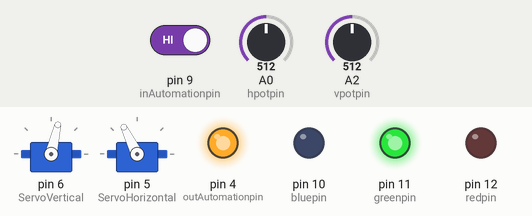
Recording of a sketch running on a simulated Arduino Uno, built with avr-gcc and run on an emulated ATmega328P. On the bench: 2 × servo, output pins drawn as LEDs (lit = HIGH). The test bench sets the inputs (shaded band); at power-on: pin 9 (inAutomationpin) HIGH, A0 (hpotpin) = 512, A2 (vpotpin) = 512. The local clock reads 2024-03-15 10:24:30 at power-on unless the sketch sets it.

Above: at 1.2 s.
1.3 s: pin 9 (inAutomationpin) driven LOW
At 2.7 s:
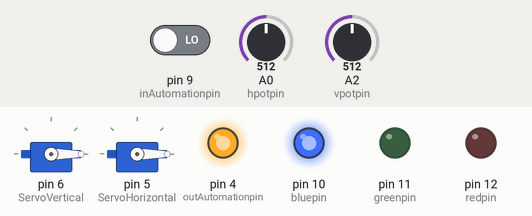
3.0 s: A0 (hpotpin) set to 716
At 4.4 s:
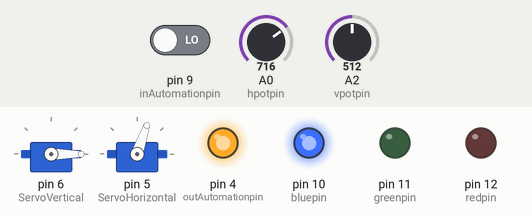
4.8 s: A2 (vpotpin) set to 716
At 6.1 s:
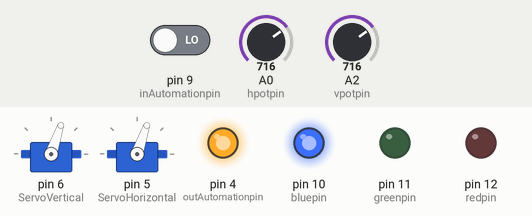
6.6 s: A0 (hpotpin) set to 900
At 7.8 s:
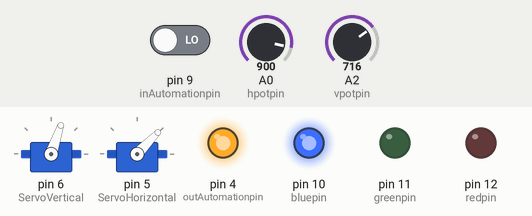
8.4 s: A2 (vpotpin) set to 900
At 9.4 s:
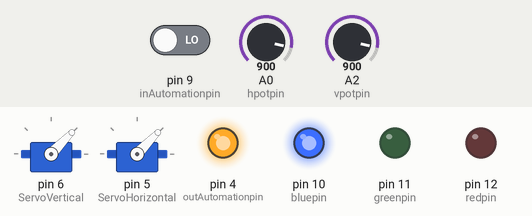
10.2 s: pin 9 (inAutomationpin) driven HIGH
At 11.1 s:
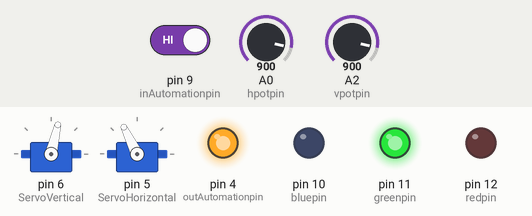
Timing chart, 0 to 13.0 s (numbered marks = the images above; inputs shaded):
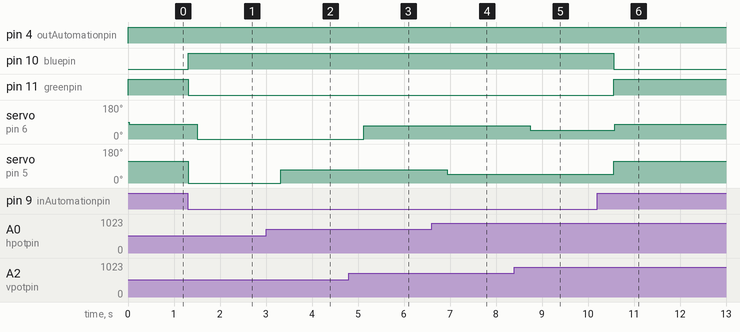

Measured:
- after the input at 1.3 s, pin 10 (bluepin): LOW → HIGH at once; pin 11 (greenpin): HIGH → LOW at once; servo on pin 6 (ServoVertical): 77° → 0° after 0.21 s; servo on pin 5 (ServoHorizontal): 116° → 0° at once
- after the input at 3.0 s, servo on pin 5 (ServoHorizontal): 0° → 71° after 0.32 s
- after the input at 4.8 s, servo on pin 6 (ServoVertical): 0° → 71° after 0.33 s
- after the input at 6.6 s, servo on pin 5 (ServoHorizontal): 71° → 46° after 0.34 s
- after the input at 8.4 s, servo on pin 6 (ServoVertical): 71° → 46° after 0.35 s
- after the input at 10.2 s, pin 10 (bluepin): HIGH → LOW after 0.36 s; pin 11 (greenpin): LOW → HIGH after 0.36 s; servo on pin 6 (ServoVertical): 46° → 77° after 0.39 s; servo on pin 5 (ServoHorizontal): 46° → 116° after 0.36 s

The sketch:

Optimizer.ino
```cpp
#include <Servo.h>
#include <Wire.h>
#include <Time.h>
#include <DS1307RTC.h>

byte hpotpin = A0;  // analog pin used to connect the horizontal potentiometer
byte vpotpin = A2;  // analog pin used to connect the vertical potentiometer


byte redpin = 12;
byte greenpin = 11;
byte bluepin = 10;

byte inAutomationpin = 9; //INPUT pin that detects whether automation button is ON or OFF
byte outAutomationpin = 4;

byte hval;    // variable to read the value from the analog pin (horizontal potentiometer)
byte vval;    // variable to read the value from the analog pin (vertical potentiometer)
byte sunrisehour[12][31] = {{32,32,32,32,32,32,32,32,31,31,31,31,31,31,31,31,31,31,31,31,31,31,31,31,31,31,31,31,30,30,30
},{30,30,30,30,30,30,30,30,30,29,29,29,29,29,29,29,29,29,28,28,28,28,28,28,28,28,28,27
},{27,27,27,27,27,27,27,26,26,26,26,26,26,26,25,25,25,25,25,25,25,25,24,24,24,24,24,24,24,24,23
},{23,23,23,23,23,23,23,22,22,22,22,22,22,22,21,21,21,21,21,21,21,21,21,20,20,20,20,20,20,20
},{20,20,19,19,19,19,19,19,19,19,19,19,18,18,18,18,18,18,18,18,18,18,18,18,18,18,18,18,17,17,17
},{17,17,17,17,17,17,17,17,17,17,17,17,17,17,17,17,17,17,17,17,17,17,17,17,17,17,17,17,17,17
},{17,17,17,17,18,18,18,18,18,18,18,18,18,18,18,18,18,18,18,18,18,19,19,19,19,19,19,19,19,19,19
},{19,19,19,20,20,20,20,20,20,20,20,20,20,20,20,21,21,21,21,21,21,21,21,21,21,21,21,22,22,22,22
},{22,22,22,22,22,22,22,23,23,23,23,23,23,23,23,23,23,23,23,24,24,24,24,24,24,24,24,24,24,24
},{24,25,25,25,25,25,25,25,25,25,25,25,26,26,26,26,26,26,26,26,26,26,26,27,27,27,27,27,27,27,27
},{27,27,28,28,28,28,28,28,28,28,28,28,28,29,29,29,29,29,29,29,29,29,29,30,30,30,30,30,30,30
},{30,30,30,30,30,30,31,31,31,31,31,31,31,31,31,31,31,31,31,31,31,31,31,31,31,31,32,32,32,32,32
}};
byte sunhour[12][31] = {{37,37,37,37,37,37,37,37,37,37,37,38,38,38,38,38,38,38,38,39,39,39,39,39,39,40,40,40,40,40,40
},{41,41,41,41,41,42,42,42,42,42,43,43,43,43,43,44,44,44,44,44,45,45,45,45,45,46,46,46
},{46,47,47,47,47,48,48,48,48,48,49,49,49,49,50,50,50,50,50,51,51,51,51,52,52,52,52,52,53,53,53
},{53,53,54,54,54,54,55,55,55,55,55,56,56,56,56,57,57,57,57,57,58,58,58,58,58,59,59,59,59,59
},{60,60,60,60,60,60,61,61,61,61,61,62,62,62,62,62,62,63,63,63,63,63,63,63,64,64,64,64,64,64,64
},{64,64,65,65,65,65,65,65,65,65,65,65,65,65,65,65,65,65,65,65,65,65,65,65,65,65,65,65,65,65
},{65,65,65,65,65,65,65,65,65,64,64,64,64,64,64,64,64,64,63,63,63,63,63,63,63,62,62,62,62,62,62
},{61,61,61,61,61,61,60,60,60,60,60,59,59,59,59,59,58,58,58,58,58,57,57,57,57,57,56,56,56,56,56
},{55,55,55,55,55,54,54,54,54,53,53,53,53,53,52,52,52,52,51,51,51,51,51,50,50,50,50,50,49,49
},{49,49,48,48,48,48,48,47,47,47,47,46,46,46,46,46,45,45,45,45,45,44,44,44,44,43,43,43,43,43,42
},{42,42,42,42,41,41,41,41,41,41,40,40,40,40,40,40,39,39,39,39,39,39,38,38,38,38,38,38,38,38
},{37,37,37,37,37,37,37,37,37,37,37,37,36,36,36,36,36,36,36,36,36,36,36,36,36,36,36,36,36,36,37
}};

byte elevation[13][24] = {{0,0,0,0,0,0,0,0,5,14,20,25,26,25,20,14,5,0,0,0,0,0,0,0
},{0,0,0,0,0,0,0,0,8,17,24,29,31,30,26,19,11,1,0,0,0,0,0,0
},{0,0,0,0,0,0,0,4,14,24,32,38,41,39,34,27,18,7,0,0,0,0,0,0
},{0,0,0,0,0,0,1,12,24,34,43,49,52,49,43,34,24,13,2,0,0,0,0,0
},{0,0,0,0,0,0,9,21,32,43,53,60,62,59,51,41,30,19,7,0,0,0,0,0
},{0,0,0,0,0,4,14,26,37,48,59,67,70,65,56,46,34,23,12,1,0,0,0,0
},{0,0,0,0,0,5,16,27,38,49,60,69,73,68,59,48,37,26,15,4,0,0,0,0
},{0,0,0,0,0,3,13,24,36,47,58,66,70,67,58,48,36,25,14,3,0,0,0,0
},{0,0,0,0,0,0,9,20,32,43,53,60,64,61,53,43,32,21,9,0,0,0,0,0
},{0,0,0,0,0,0,4,16,27,37,46,52,54,51,44,35,24,13,1,0,0,0,0,0
},{0,0,0,0,0,0,0,10,21,30,37,42,43,40,33,25,15,4,0,0,0,0,0,0
},{0,0,0,0,0,0,0,4,14,22,29,32,33,30,25,17,7,0,0,0,0,0,0,0
},{0,0,0,0,0,0,0,0,8,16,22,26,27,25,20,13,4,0,0,0,0,0,0,0
}};


//elevation values will be updated weekly

Servo ServoHorizontal; // Object
Servo ServoVertical; // Object

void setup() {
  ServoVertical.attach(6, 500, 2500);  // attaches the vertical servo to pin 6 (pulses this servo reacts to)
  ServoHorizontal.attach(5, 500, 2500); // attaches the horizontal servo to pin 5
  pinMode(redpin, OUTPUT);  //use small resistor on cathode
  pinMode(bluepin, OUTPUT);  //use small resistor on cathode
  pinMode(greenpin, OUTPUT);  //use small resistor on cathode !!
  pinMode(inAutomationpin, INPUT);
  pinMode(outAutomationpin, OUTPUT);
  Serial.begin(9600);
  while (!Serial){ ; // wait until Arduino Serial Monitor opens
    setSyncProvider(RTC.get);   // the function to get the time from the RTC
    if(timeStatus()!= timeSet){
       Serial.println("Unable to sync with the RTC");
    }else{
       Serial.println("RTC has set the system time");
    }
  }


}

void loop() {
  tmElements_t tm;
  if(RTC.read(tm)){
      byte mins = tm.Minute;               // between 0 and 59
      byte hr = tm.Hour;                   // between 0 and 23
      byte jour = tm.Day;                     // between 1 and 31
      byte mois = tm.Month;              // between 1 and 12
      double percentage = (hr/24.0+mins/1440.0)*100.0;      // percentage of the day that has passed
      byte todaysun = sunhour[mois-1][jour-1];    // hours of sun for today
      byte todaysunrise = sunrisehour[mois-1][jour-1]; //hour at which the sun comes up
      digitalWrite(outAutomationpin, HIGH);
      if(digitalRead(inAutomationpin) == LOW){                         //MANUAL
        digitalWrite(bluepin, HIGH);
        digitalWrite(greenpin, LOW);
        digitalWrite(redpin, LOW);
        hval = analogRead(hpotpin);            // reads the value of the potentiometer (value between 0 and 1023)
        vval = analogRead(vpotpin);
        hval = map(hval, 0, 511, 0, 179);      // scale it to use it with the servo (value between 0 and 180)
        vval = map(vval, 0, 511, 0 , 179);

        ServoHorizontal.write(hval);          // sets the servo position according to the scaled value
        delay(200);                            // waits for the servo to get there
        ServoVertical.write(vval);
        delay(200);                            // waits for the servo to get there
     }else{                                    //AUTOMATION
      if(percentage > todaysunrise && percentage < (todaysunrise+todaysun)){
          digitalWrite(greenpin, HIGH);
          digitalWrite(redpin, LOW);
          digitalWrite(bluepin, LOW);

          hval = map(percentage-todaysunrise,0, todaysun, 0, 180);
          ServoHorizontal.write(180-hval);
          delay(30);

          int roundhour = (int) (percentage*24)/100; //elevation will only update every hour (so 10.87 hours will be 10 hours, circumventing minute conversion) from 0 to 23
          int roundweek = (int) (mois*4+jour/7)/4;  //from 0 to 52, changes every four weeks due to memory limitations

          int nowelevation = elevation[roundweek][roundhour];
          vval = map(nowelevation, 0, 180, 0, 180);
          ServoVertical.write(120-vval); //135 degrees being 0 degrees of elevation on this servo (after testing)
      }else{
          digitalWrite(redpin, HIGH);
          digitalWrite(greenpin, LOW);
          digitalWrite(bluepin, LOW);
      }
    }
  }
}
```
